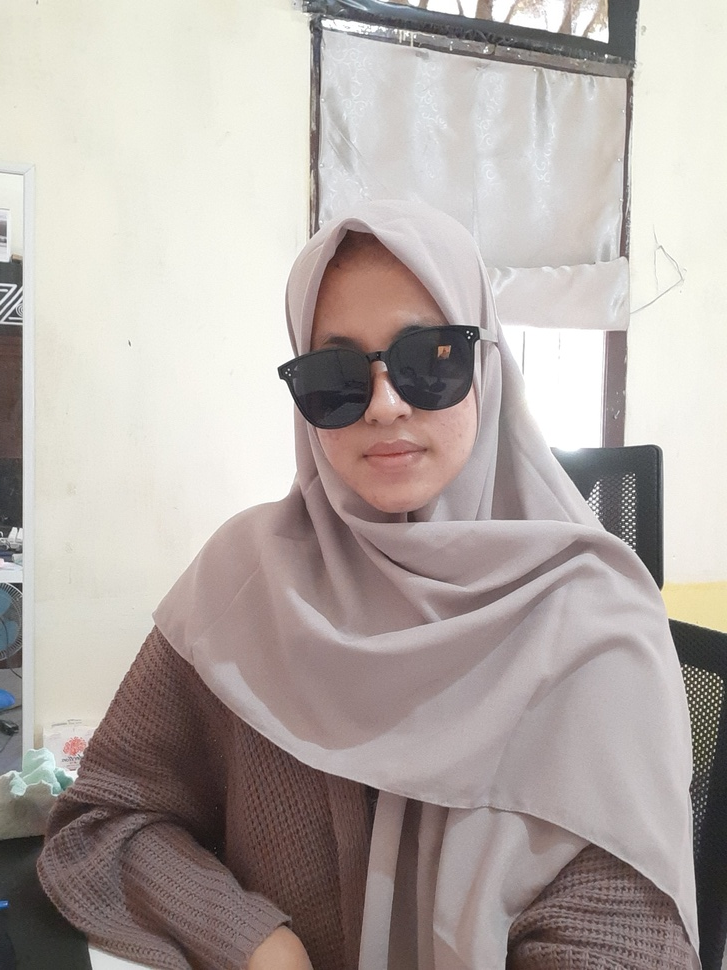
#> input picture Tugas 2/img/4.jpg, 727 x 970 px, shrunk from 2472 x 3296 before the run
$ python detect_face_image.py
#> lines starting #> are read from the running program, lines starting #| are printed output that depends on the picture; after the words box and inside, x2 and y2 are one past the last pixel; in counts of white or black regions, pixels touching at a corner belong together
import cv2

# Load the cascade
face_cascade = cv2.CascadeClassifier('haarcascade_frontalface_default.xml')

# Read the input image
img = cv2.imread('../img/4.jpg')
#> img is the input picture: shape (970, 727, 3); mean B, G, R 166, 170.2, 179

# Convert into grayscale
gray = cv2.cvtColor(img, cv2.COLOR_BGR2GRAY)
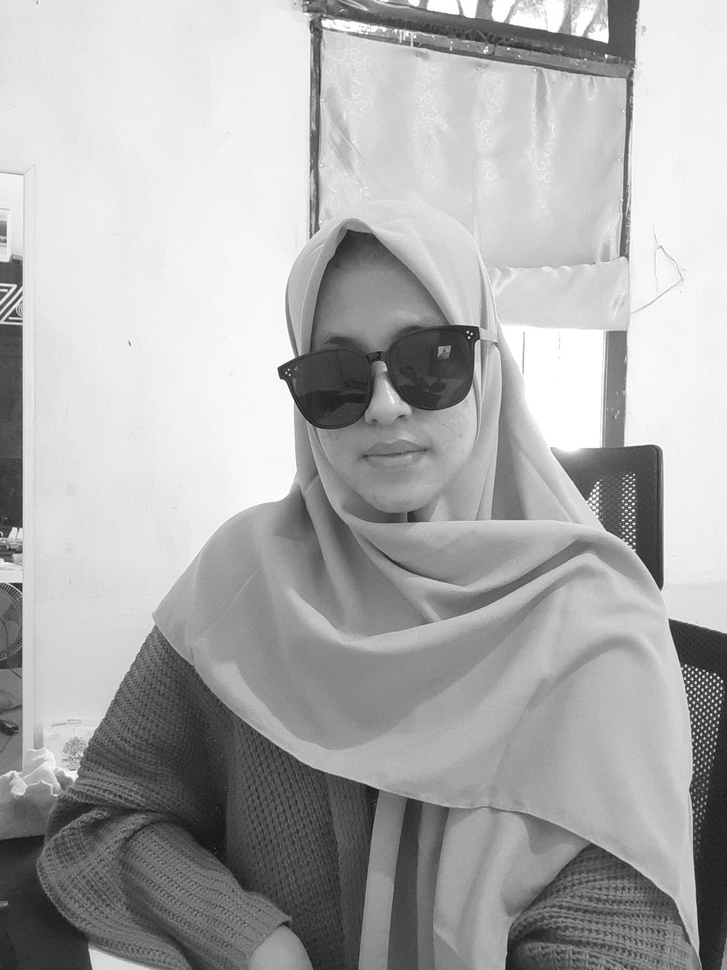
#> gray: shape (970, 727); min 14, max 255, mean 172.4

# Detect faces
faces = face_cascade.detectMultiScale(gray, 1.1, 4)
#> faces = ()

# Draw rectangle around the faces
for (x, y, w, h) in faces:
    cv2.rectangle(img, (x, y), (x + w, y + h), (255, 0, 0), 2)
#> this loop made 0 passes

# Display the output
cv2.imshow('img', img)
cv2.waitKey()

# Save the output
cv2.imwrite('../img/fd4.jpg', img)

$ run again, with Tugas 2/img/1.jpg copied over Tugas 2/img/4.jpg
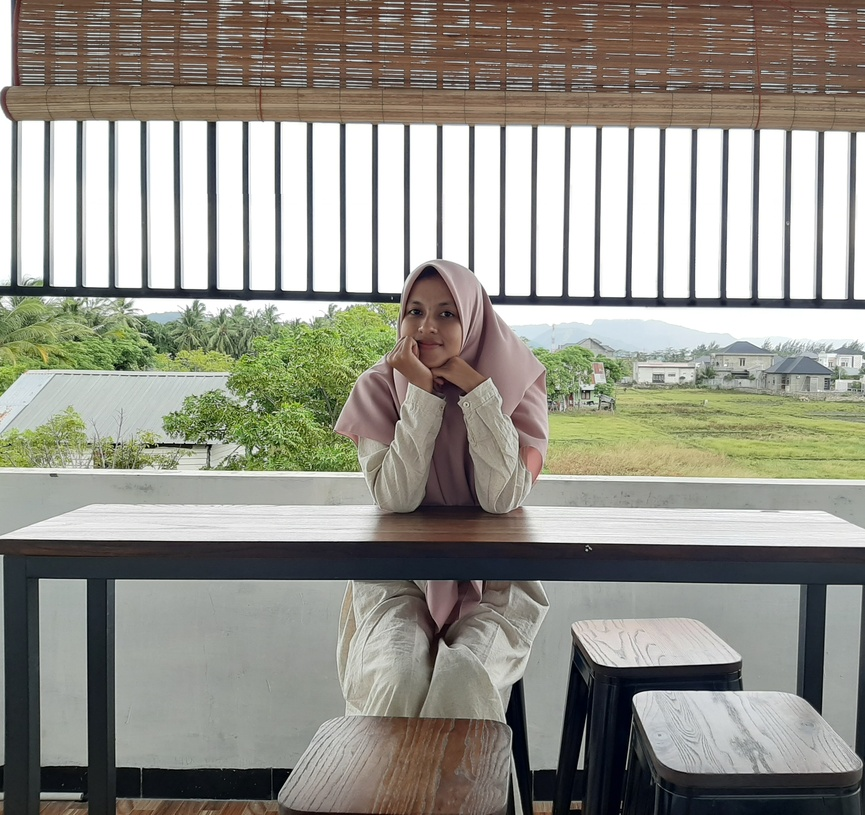
#> input picture Tugas 2/img/1.jpg, 865 x 815 px, shrunk from 3210 x 3024 before the run
#> img is the input picture: shape (815, 865, 3); mean B, G, R 138.7, 147.7, 149.3
#> `gray = cv2.cvtColor(img, cv2.COLOR_BGR2GRAY)`:
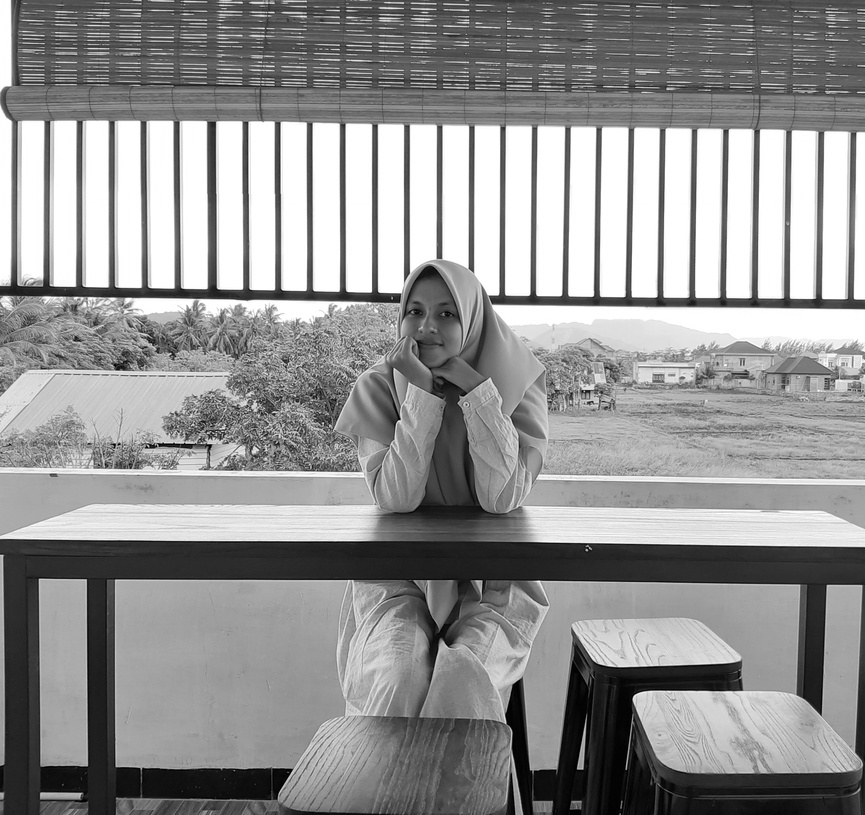
#> gray: shape (815, 865); min 0, max 255, mean 147.2
#> faces = [[391, 284, 81, 81]]
#> the loop `for (x, y, w, h) in faces:` made 1 pass
#> after the loop `for (x, y, w, h) in faces:`:
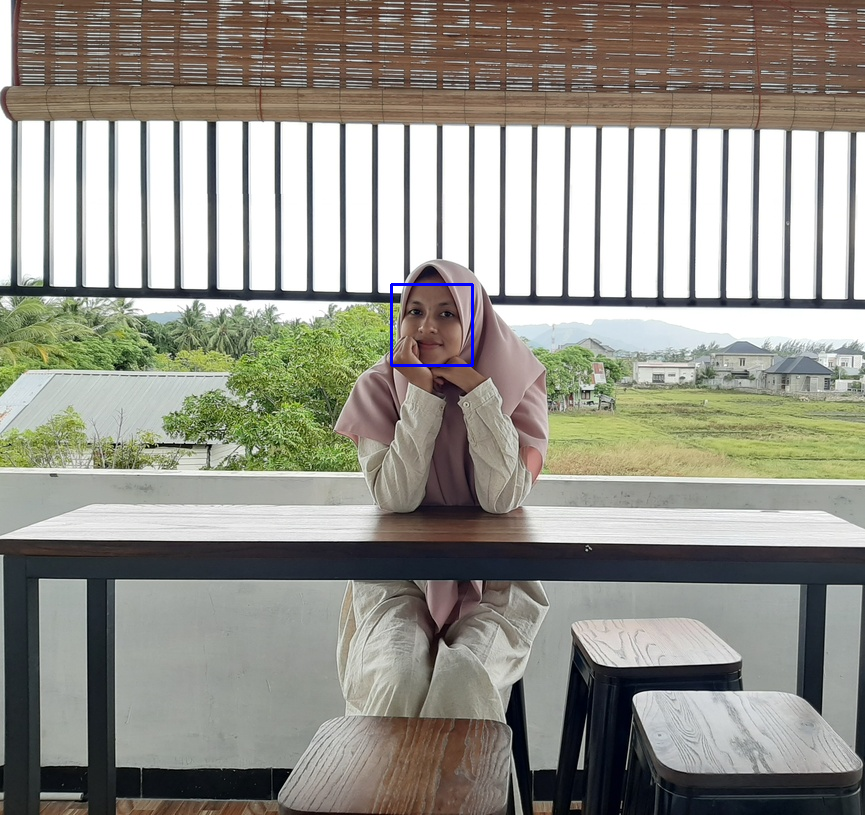
#> img: shape (815, 865, 3); 0.14% of pixels changed, all inside (x1, y1, x2, y2) = (390, 283, 474, 367)

$ run again, with Tugas 2/img/3.jpg copied over Tugas 2/img/4.jpg
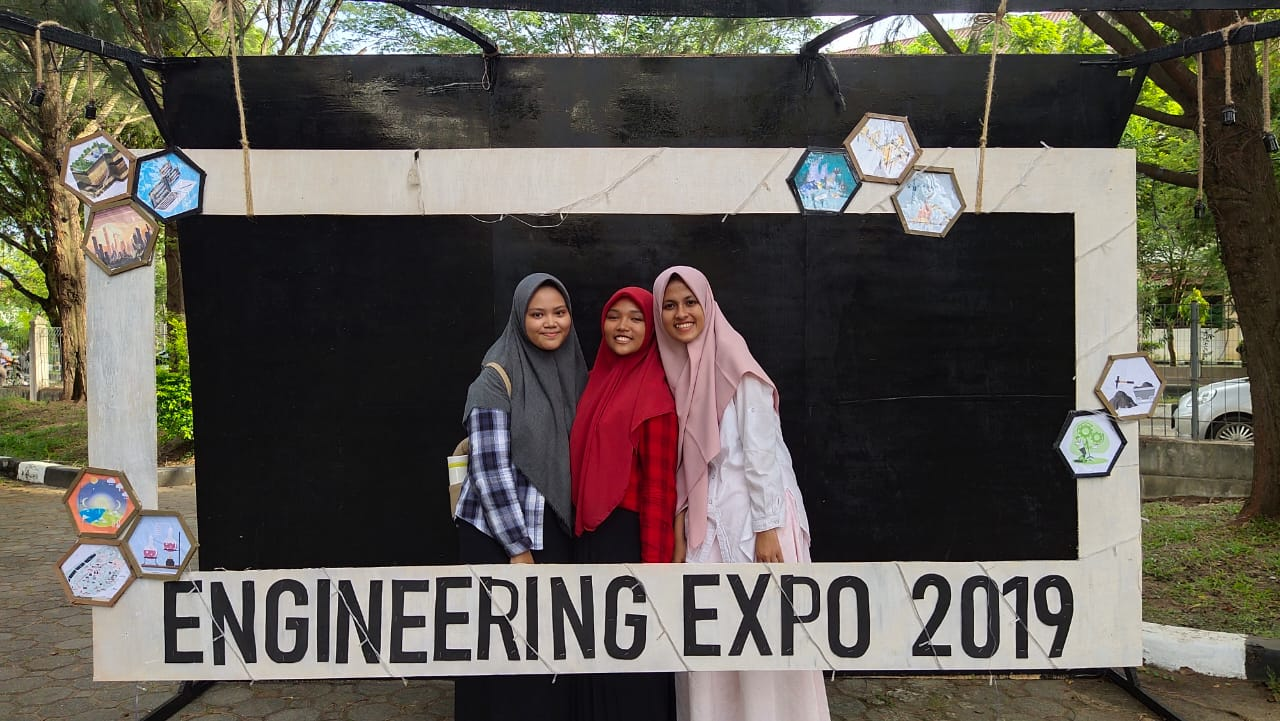
#> input picture Tugas 2/img/3.jpg, 1280 x 721 px
#> img is the input picture: shape (721, 1280, 3); mean B, G, R 81.6, 88.7, 94
#> `gray = cv2.cvtColor(img, cv2.COLOR_BGR2GRAY)`:
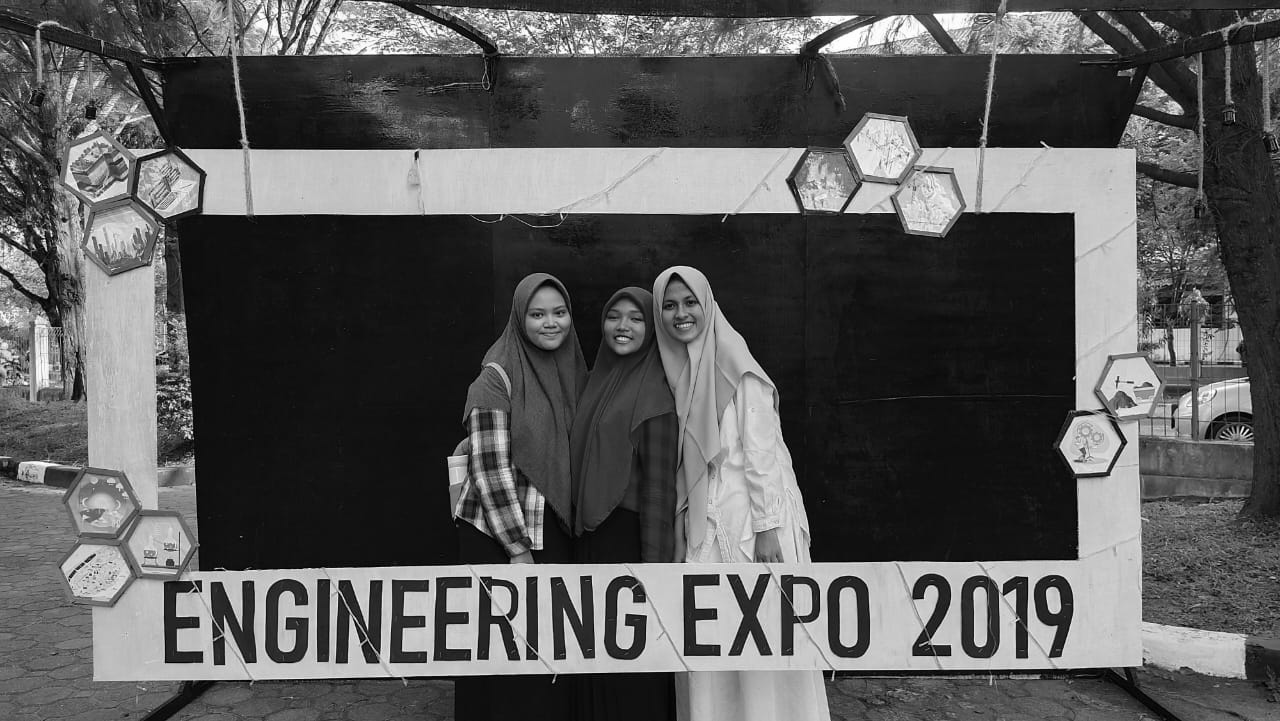
#> gray: shape (721, 1280); min 0, max 255, mean 89.5
#> faces = [[596, 296, 55, 55], [652, 280, 60, 60], [520, 290, 59, 59], [855, 119, 58, 58], [684, 618, 86, 86]]
#> the loop `for (x, y, w, h) in faces:` made 5 passes
#> after the loop `for (x, y, w, h) in faces:`:
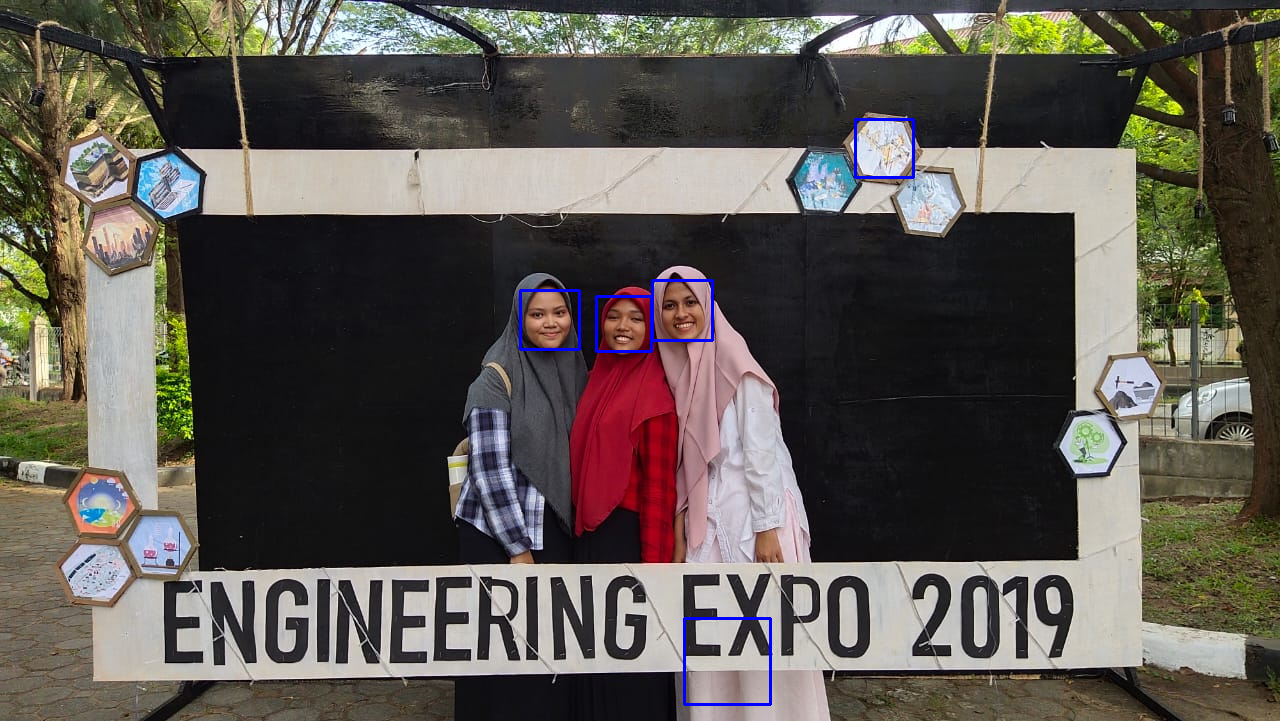
#> img: shape (721, 1280, 3); 0.4% of pixels changed, all inside (x1, y1, x2, y2) = (519, 118, 915, 706)

$ run again, with Tugas 2/img/5.jpg copied over Tugas 2/img/4.jpg
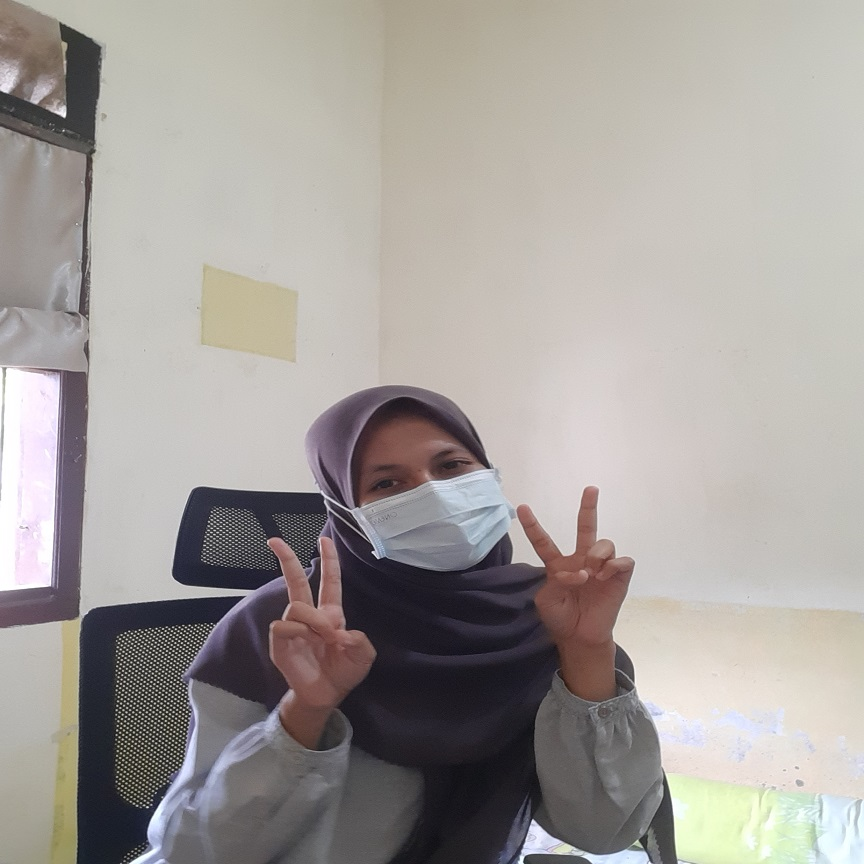
#> input picture Tugas 2/img/5.jpg, 864 x 864 px
#> img is the input picture: shape (864, 864, 3); mean B, G, R 155, 158.8, 163.7
#> `gray = cv2.cvtColor(img, cv2.COLOR_BGR2GRAY)`:
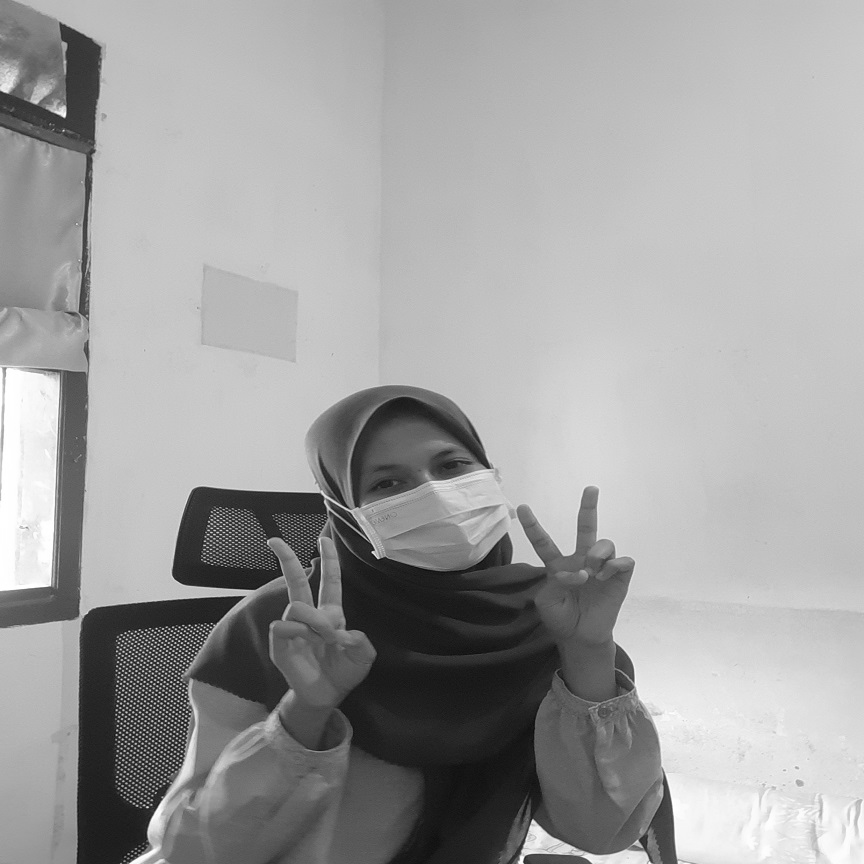
#> gray: shape (864, 864); min 11, max 255, mean 159.9
#> faces = ()
